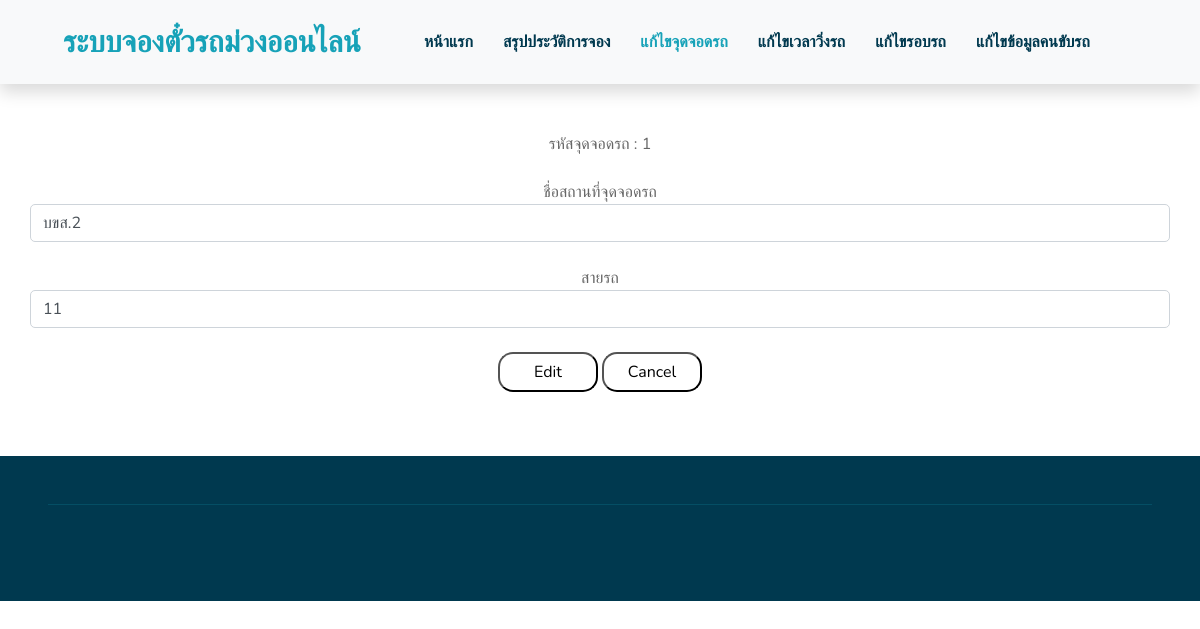
The page /edit/editformParkingSpot.php?id=1 on the database its author committed.
### tables this page shows
CREATE TABLE `parking_spot` (
  `car_reservation_code` int(3) NOT NULL COMMENT 'รหัสจุดจอดรถ',
  `Parking_place_name` varchar(20) NOT NULL COMMENT 'ชื่อสถานที่จุดจอดรถ',
  `route_b_r` varchar(2) NOT NULL COMMENT 'สายรถ'
);

### edit/editformParkingSpot.php (the view, shortened to what this page needs)
<!DOCTYPE html>
<html lang="en">
<head>
    <link href="https://cdnjs.cloudflare.com/ajax/libs/font-awesome/5.10.0/css/all.min.css" rel="stylesheet">
    <link href="../lib/flaticon/font/flaticon.css" rel="stylesheet">
    <link href="../lib/owlcarousel/assets/owl.carousel.min.css" rel="stylesheet">
    <link href="../lib/lightbox/css/lightbox.min.css" rel="stylesheet">
    <link href="../css/style.css" rel="stylesheet">
</head>
<body>
    <div class="container-fluid bg-light position-relative shadow">
        <nav class="navbar navbar-expand-lg bg-light navbar-light py-3 py-lg-0 px-0 px-lg-5">
            <a href="" class="navbar-brand font-weight-bold text-secondary" style="font-size: 30px;">
                <span class="text-primary">ระบบจองตั๋วรถม่วงออนไลน์</span>
            </a>
            <div class="collapse navbar-collapse justify-content-between" id="navbarCollapse">
                <div class="collapse navbar-collapse justify-content-between" id="navbarCollapse">
                    <div class="navbar-nav font-weight-bold mx-auto py-0">
                        <a href="../index1.php" class="nav-item nav-link">หน้าแรก</a>
                        <a href="../summarize.php" class="nav-item nav-link">สรุปประวัติการจอง</a>
                        <a href="../changeParkingSpot.php" class="nav-item nav-link active">แก้ไขจุดจอดรถ</a>
                        <a href="../changeTime.php" class="nav-item nav-link">แก้ไขเวลาวิ่งรถ</a>
                        <a href="../changeDricycle.php" class="nav-item nav-link">แก้ไขรอบรถ</a>
                        <a href="../datadrivers.php" class="nav-item nav-link">แก้ไขข้อมูลคนขับรถ</a>
                        </div>
                    </div>
                </div>
            </div>
    <div class="container-fluid pt-5" align="center">
        <div class="container pb-3">
            <div class="row">
                <?php
                include('../connectdatabase.php');
                if(isset($_GET["id"]))
                {
                    $id = $_GET["id"];
                 }
                $sql = "SELECT * FROM `parking_spot` WHERE car_reservation_code = '$id'";
                $query = mysqli_query($conn,$sql);
                $result = mysqli_fetch_array($query, MYSQLI_ASSOC);
            ?>
            <form method="POST" action="editParkingSpot.php" name = "frmAdd" style="text-align:center;width:100%;">
                รหัสจุดจอดรถ : <input type="hidden" class="form-select form-control" name="carcode" value="<?php echo $result["car_reservation_code"];?>"><?php echo $result["car_reservation_code"];?><br><br>
                ชื่อสถานที่จุดจอดรถ <input type="text" class="form-select form-control" name="namelocation" size="20" value="<?php echo $result["Parking_place_name"];?>"><br>
                สายรถ <input type="text" class="form-select form-control" name="route" size="2" value="<?php echo $result["route_b_r"];?>"><br>
            <input type="submit" value="Edit" style="width:100px;height:40px;border-radius: 15px ;background-color: white;color: black ">
            <input type="reset" value="Cancel" style="width:100px;height:40px;border-radius: 15px ;background-color: white;color: black ">
            </form>
            </div>
        </div>
    </div>
    <div class="container-fluid bg-secondary text-white mt-5 py-5 px-sm-3 px-md-5">
        <div class="container-fluid pt-5" style="border-top: 1px solid rgba(23, 162, 184, .2);;">
        </div>
    </div>
</body>
</html>

### rows shown on the page
parking_spot: car_reservation_code "1", namelocation "บขส.2", route "11"
